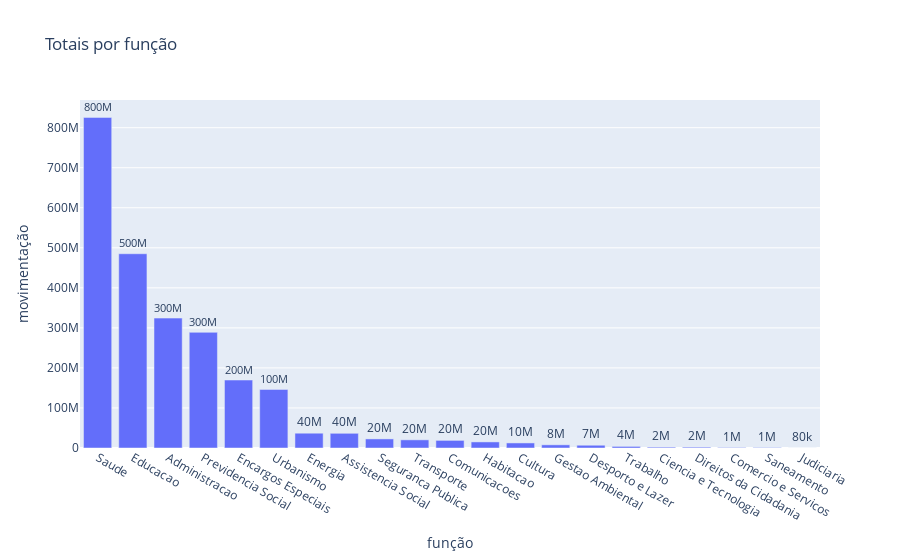

The notebook cell this image was saved under:
### Code cell
totais_por_funcao_bar = px.bar(movimentacao_por_tipo,
             y='valo_movi',
             x='desc_func',
             text_auto='.1s',
             title="Totais por função",
             labels={
                 'valo_movi':'movimentação',
                 'desc_func':'função'
                 })
totais_por_funcao_bar.update_traces(textfont_size=12, 
                  textangle=0, 
                  textposition="outside", 
                  cliponaxis=False)
totais_por_funcao_bar.show()

### Figure 1 — Plotly figure (JSON) as saved in the notebook; plotly's stock layout.template omitted (floating-point values rounded to 4 significant figures)
{"data": [{"alignmentgroup": "True", "cliponaxis": false, "hovertemplate": "função=%{x}<br>movimentação=%{y}<extra></extra>", "legendgroup": "", "marker": {"color": "#636efa", "pattern": {"shape": ""}}, "name": "", "offsetgroup": "", "orientation": "v", "showlegend": false, "textangle": 0, "textfont": {"size": 12}, "textposition": "outside", "texttemplate": "%{y:.1s}", "type": "bar", "x": ["Saude", "Educacao", "Administracao", "Previdencia Social", "Encargos Especiais", "Urbanismo", "Energia", "Assistencia Social", "Seguranca Publica", "Transporte", "Comunicacoes", "Habitacao", "Cultura", "Gestao Ambiental", "Desporto e Lazer", "Trabalho", "Ciencia e Tecnologia", "Direitos da Cidadania", "Comercio e Servicos", "Saneamento", "Judiciaria"], "xaxis": "x", "y": [825700000.0, 485200000.0, 324500000.0, 288900000.0, 169800000.0, 146200000.0, 36950000.0, 36710000.0, 22680000.0, 20360000.0, 19000000.0, 15190000.0, 12630000.0, 7902000.0, 6884000.0, 3973000.0, 2110000.0, 2088000.0, 1197000.0, 1095000.0, 84810.0], "yaxis": "y"}], "layout": {"barmode": "relative", "legend": {"tracegroupgap": 0}, "title": {"text": "Totais por função"}, "xaxis": {"anchor": "y", "domain": [0, 1], "title": {"text": "função"}}, "yaxis": {"anchor": "x", "domain": [0, 1], "title": {"text": "movimentação"}}}}
